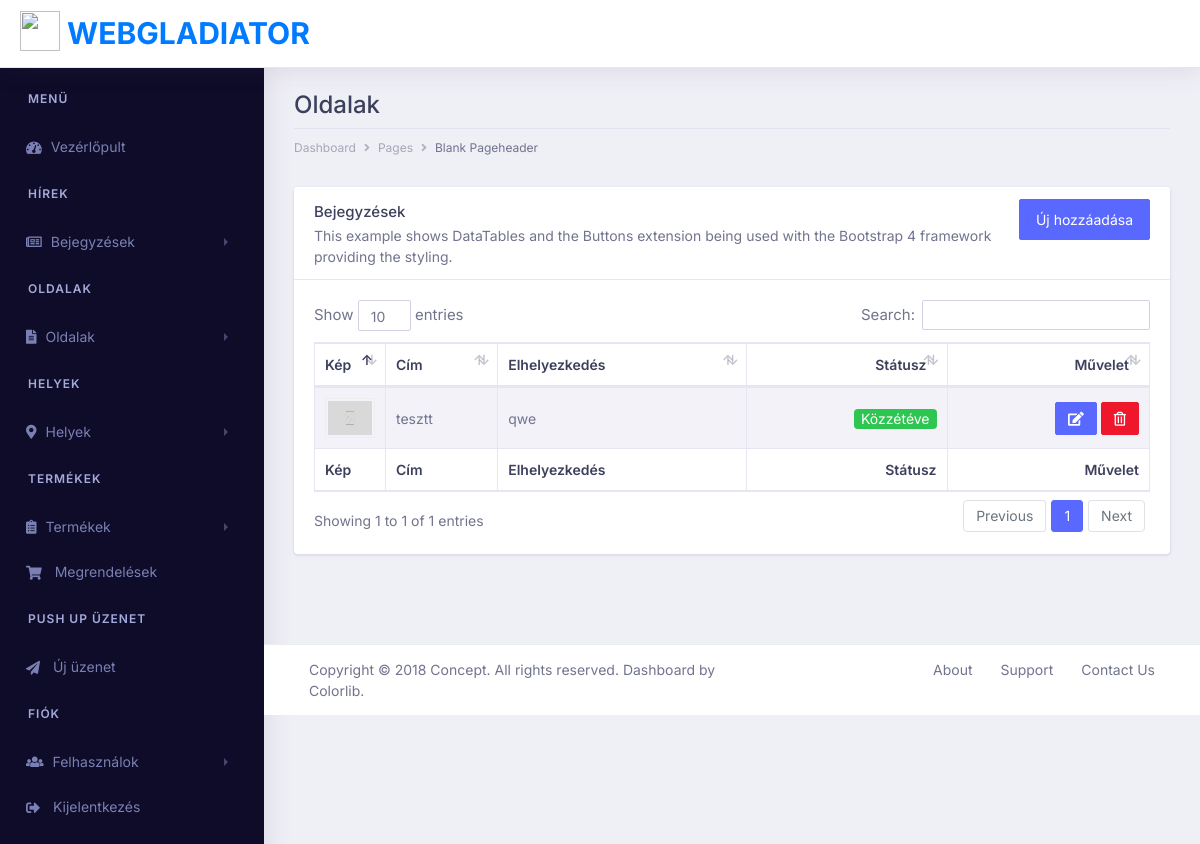
The app's page /pages/ (signed in) with its own data.
### pages/models.py (models this page shows, shortened)
class Page(models.Model):
    page_title = models.CharField(max_length=200, unique=True)
    paget_description = models.TextField()
    page_image = models.ImageField(upload_to='pages', default='pages/default.jpg')
    page_status = models.IntegerField(choices=STATUS, default=0)
    page_author = models.ForeignKey(User, on_delete= models.SET_NULL,related_name='authors_pages', null=True, blank=True)
    page_mobile_id = models.CharField(max_length=200, null=True, blank=True, unique=True) #ide olyan egyedi azonosítok jönnek, hogy pl about, privacy, stb
    page_updated_at = models.DateTimeField(auto_now= True)
    page_created_at = models.DateTimeField(auto_now_add=True)
    class Meta:
        ordering = ['-page_created_at']

### pages/views.py (the view)
# urls.py: path('', views.index, name='index'), #posts url
@login_required
def index(request):
    try:
        pages = Page.objects.all()
    except Page.DoesNotExist:
        raise Http404("404 | Nem létezik!")
    return render(request, 'pages/index.html', {'pages':pages})

### pages/templates/pages/index.html (shortened to what this page needs)
{% extends "../base_pages.html" %}
{% block content %}
    <div class="row">
        <div class="col-xl-12 col-lg-12 col-md-12 col-sm-12 col-12">
            <div class="page-header">
                <h2 class="pageheader-title">Oldalak</h2>
                <div class="page-breadcrumb">
                    <nav aria-label="breadcrumb">
                        <ol class="breadcrumb">
                            <li class="breadcrumb-item"><a href="#" class="breadcrumb-link">Dashboard</a></li>
                            <li class="breadcrumb-item"><a href="#" class="breadcrumb-link">Pages</a></li>
                            <li class="breadcrumb-item active" aria-current="page">Blank Pageheader</li>
                        </ol>
                    </nav>
                </div>
            </div>
        </div>
    </div>
    <div class="row">
        <div class="col-xl-12 col-lg-12 col-md-12 col-sm-12 col-12">
            <div class="card">
                <div class="card-header">
                    <div class="float-right">
                        <a href="{% url 'page_create' %}" class="btn btn-primary">Új hozzáadása</a>
                    </div>
                    <h5 class="mb-0">Bejegyzések</h5>
                    <p>This example shows DataTables and the Buttons extension being used with the Bootstrap 4 framework providing the styling.</p>
                </div>
                <div class="card-body">
                    <div class="table-responsive">
                        <table id="example" class="table table-striped table-bordered first table-sm" style="width:100%">
                            <thead>
                                <tr>
                                    <th>Kép</th>
                                    <th>Cím</th>
                                    <th>Elhelyezkedés</th>
                                    <th class="text-right">Státusz</th>
                                    <th class="text-right">Művelet</th>
                                </tr>
                            </thead>
                            <tbody>
                            {% for page in pages %}
                                <tr>
                                    <td width="50px"><img src="{{page.page_image.url}}" style="width: 100%; height: 40px; padding: 2px; border: 1px solid #eee;"></td>
                                    <td style="text-transform: none;"><span class="span-title">{{page.page_title}}</span></td>
                                    <td>{{ page.page_mobile_id }}</td>
                                    <td class="text-right">
                                       {% if page.page_status == 1 %}
                                               <span class='badge badge-pill bg-success text-white'>Közzétéve</span>
                                        {% else %}
                                               <span class='badge badge-pill bg-warning text-white'>Vázlat</span>
                                        {% endif %}
                                    </td>
                                    <td class="text-right">
                                        <a href="{% url 'page_update' page.pk %}" class="btn btn-sm btn-primary"><i class="fa fa-edit"></i></a>
                                        <a href="{% url 'page_delete' page.pk %}" class="btn btn-sm btn-danger text-white"><i class="far fa-trash-alt"></i></a>
                                    </td>
                                </tr>
                             {% endfor %}
                            </tbody>
                            <tfoot>
                                <tr>
                                    <th>Kép</th>
                                    <th>Cím</th>
                                    <th>Elhelyezkedés</th>
                                    <th class="text-right">Státusz</th>
                                    <th class="text-right">Művelet</th>
                                </tr>
                            </tfoot>
                        </table>
                    </div>
                </div>
            </div>
        </div>
    </div>
{% endblock %}

### records on screen
Page: page_image (placeholder picture), page_title "tesztt", page_mobile_id "qwe", page_status "Közzétéve"
